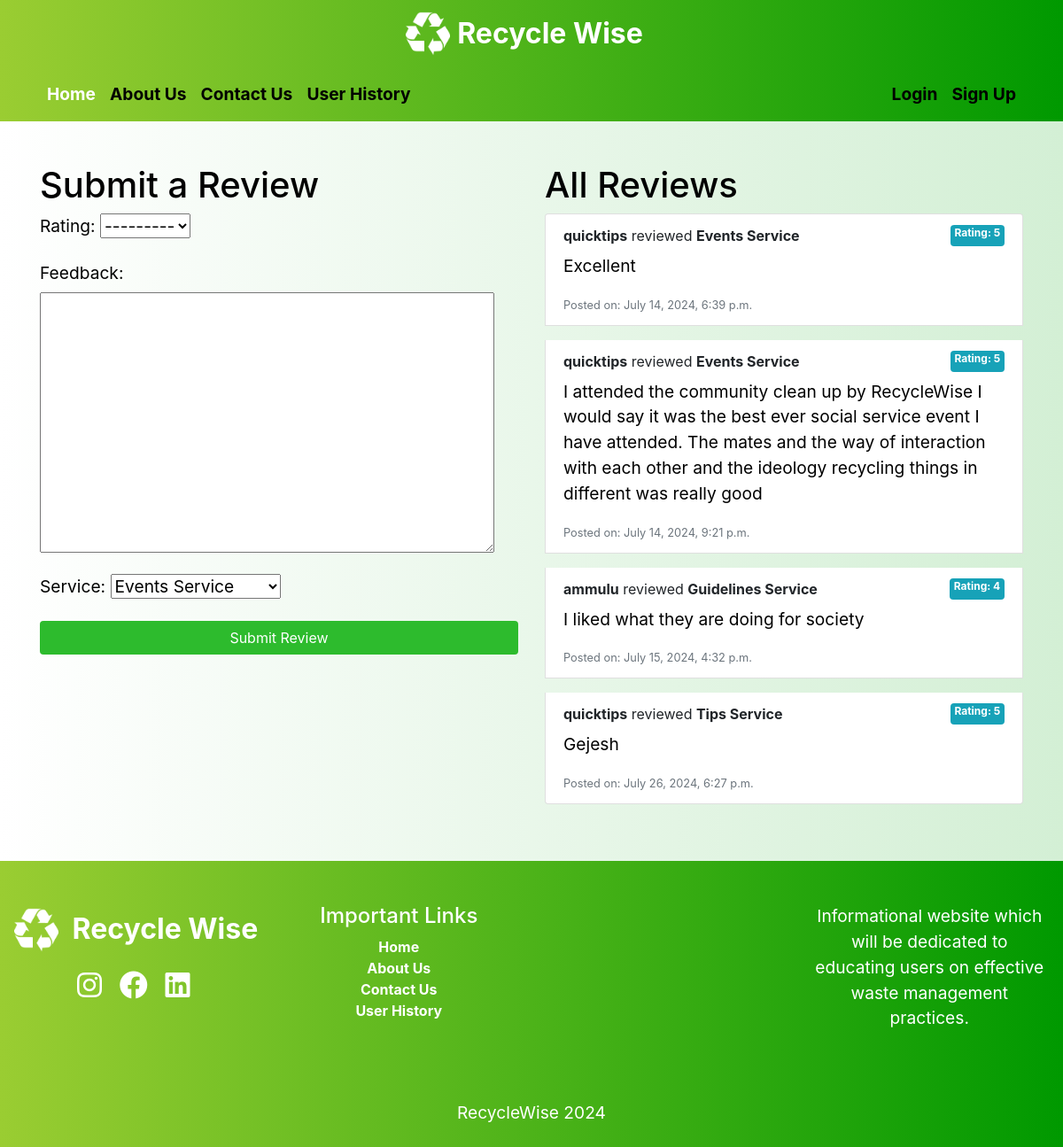
The app's page /reviews/ with its own data.
### reviews/models.py (models this page shows, shortened)
class Review(models.Model):
    SERVICE_CHOICES = [
        ('ES', 'Events Service'),
        ('GS', 'Guidelines Service'),
        ('TS', 'Tips Service'),
    ]
    user = models.ForeignKey(User, on_delete=models.CASCADE)
    rating = models.PositiveSmallIntegerField(choices=[(i, str(i)) for i in range(1, 6)])
    feedback = models.TextField(max_length=100)
    review_date = models.DateTimeField(default=timezone.now)
    service = models.CharField(max_length=20, choices=SERVICE_CHOICES, default='ES')

### reviews/views.py (the view)
# urls.py: path('reviews/', get_reviews, name='get_reviews'),
def get_reviews(request):
    if request.user.is_authenticated and request.method == 'POST':
        form = ReviewForm(request.POST)
        if form.is_valid():
            review = form.save(commit=False)
            review.user = request.user  # Assign the current user to the review
            review.save()
            return redirect('get_reviews')  # Redirect to the same page to see the new review
    else:
        form = ReviewForm()
    reviews = Review.objects.all()
    return render(request, 'reviews/reviews.html', {'form': form, 'reviews': reviews})

### reviews/forms.py
class ReviewForm(forms.ModelForm):
    class Meta:
        model = Review
        fields = ['rating', 'feedback', 'service']

### templates/reviews/reviews.html (shortened to what this page needs)
{% extends "base.html" %}
{% block content %}
<div class="container py-5">
    <div class="row">
        <div class="col-md-6 wow animate__animated animate__slideInLeft" data-wow-duration="1.5s">
            <h1>Submit a Review</h1>
            <form method="post" class="mb-4">
                {{ form.as_p }}
                <button type="submit" class="btn btn-light-green btn-block">Submit Review</button>
            </form>
        </div>
        <div class="col-md-6 wow animate__animated animate__slideInRight" data-wow-duration="1.5s">
            <h1 class="mt-4 mt-md-0">All Reviews</h1>
            <ul class="list-group">
                {% for review in reviews %}
                    <li class="list-group-item mb-3">
                        <div class="d-flex justify-content-between">
                            <div>
                                <strong>{{ review.user.username }}</strong> reviewed <strong>{{ review.get_service_display }}</strong>
                            </div>
                            <div class="badge badge-info">Rating: {{ review.rating }}</div>
                        </div>
                        <div class="mt-2">
                            <p>{{ review.feedback }}</p>
                            <small class="text-muted">Posted on: {{ review.review_date|date:"F j, Y, g:i a" }}</small>
                        </div>
                    </li>
                {% endfor %}
            </ul>
        </div>
    </div>
</div>
{% endblock %}

### static/css/base.css (style rules this page uses)
h1 { color: #000; font-size: 2.5em; }
p { color: #000; font-size: 1.2em; }
.wow { visibility: hidden; }

### templates/reviews/reviews.html (style rules this page uses)
.btn-light-green { background-color: #2dbb2d; color: white; }

### records on screen
Review: user.username "quicktips", service "Events Service", rating "5", feedback "Excellent", review_date "July 14, 2024, 6:39 p.m."
Review: user.username "quicktips", service "Events Service", rating "5", feedback "I attended the community clean up by RecycleWise I would say it was the best ever social service event I have attended. The mates and the way of interaction with each other and the ideology recycling things in different was really good", review_date "July 14, 2024, 9:21 p.m."
Review: user.username "ammulu", service "Guidelines Service", rating "4", feedback "I liked what they are doing for society", review_date "July 15, 2024, 4:32 p.m."
Review: user.username "quicktips", service "Tips Service", rating "5", feedback "Gejesh", review_date "July 26, 2024, 6:27 p.m."
